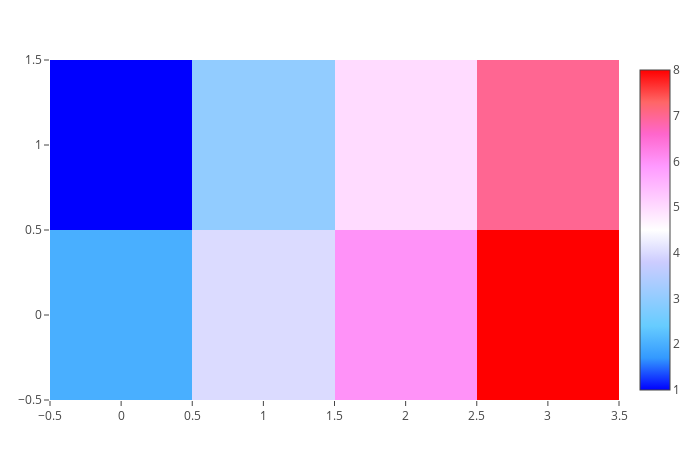

This figure's notebook cell:
### Code cell
trace = heatmap(z = rotr90(matrix), colorscale = "Picnic")

data = [trace]

plot(data)

### Figure 1 — Plotly figure (JSON) as saved in the notebook; plotly's stock layout.template omitted (floating-point values rounded to 4 significant figures)
{"data": [{"colorscale": "Picnic", "type": "heatmap", "z": [[2, 4, 6, 8], [1, 3, 5, 7]]}], "layout": {"autosize": false, "height": 450, "margin": {"b": 50, "l": 50, "r": 50, "t": 60}, "templateaa": "plotly_white", "width": 700, "xaxis": {"autorange": true, "range": [-0.5, 3.5]}, "yaxis": {"autorange": true, "range": [-0.5, 1.5]}}}
